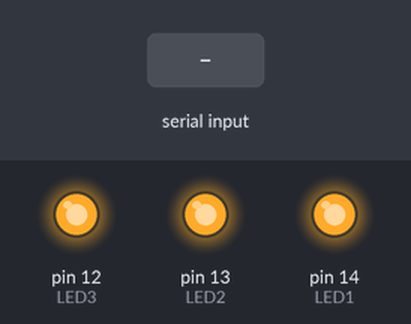
The sketch below on a simulated Arduino Uno, built with avr-gcc and run on an emulated ATmega328P. On the bench: output pins drawn as LEDs (lit = HIGH). The inputs (shaded band) are chosen by the test bench. What the sketch prints to the serial monitor is not drawn.

Above: at 1.2 s.
1.3 s: "L" received over Serial
At 1.6 s:
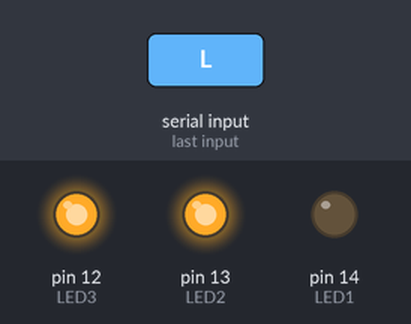
2.8 s: "D" received over Serial
At 3.9 s:
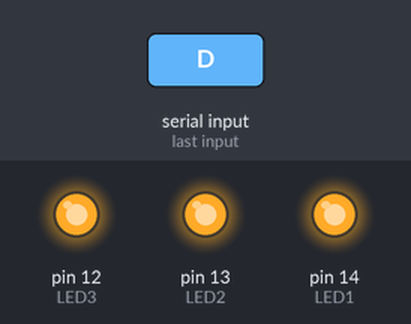
Timing chart, 0 to 5.8 s (numbered marks = the images above; inputs shaded):
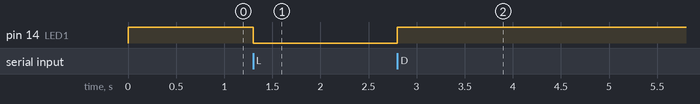

The sketch:

comunicacaoSerial04.ino
```cpp
#define LED1 14
#define LED2 13
#define LED3 12
#define LED_LIGADO 0
#define LED_DESLIGADO 1
#define BOTAO1 5
#define BOTAO2 4
#define BOTAO_LIGADO 0
#define BOTAO_DESLIGADO 1

void inicializa_hardware() {
  //Configura as saídas
  pinMode(LED1, OUTPUT);
  pinMode(LED2, OUTPUT);
  pinMode(LED3, OUTPUT);
  //Garante que as saídas estão desligadas
  digitalWrite(LED1, LED_DESLIGADO);
  digitalWrite(LED2, LED_DESLIGADO);
  digitalWrite(LED3, LED_DESLIGADO);
  //Configurar as entradas
  pinMode(BOTAO1, INPUT_PULLUP);
  pinMode(BOTAO2, INPUT_PULLUP);

  //Inicializa a comunicação
  Serial.begin(9600); //9600,19200,38400(bluetooth),115200(ethernet)
}

char msg[50];

void setup() {
  inicializa_hardware();
  Serial.println("Sistema Remoto");
}

void loop() {
  //Verifica se alguma mensagem chegou
  if (Serial.available() > 0) {
    char dado = (char) Serial.read();
    if (dado == 'L')
      digitalWrite(LED1, LED_LIGADO);
    else if (dado == 'D')
      digitalWrite(LED1, LED_DESLIGADO);
    else if (dado == 'E') {
      sprintf(msg, "Entrada: %d", digitalRead(BOTAO1) == BOTAO_LIGADO ? 1 : 0);
      Serial.println(msg);
    }
    else
      Serial.println("Parametro desconhecido");
  }
}
```

Measured:
- after the input at 1.3 s, pin 14 (LED1): HIGH → LOW at once
- after the input at 2.8 s, pin 14 (LED1): LOW → HIGH at once
